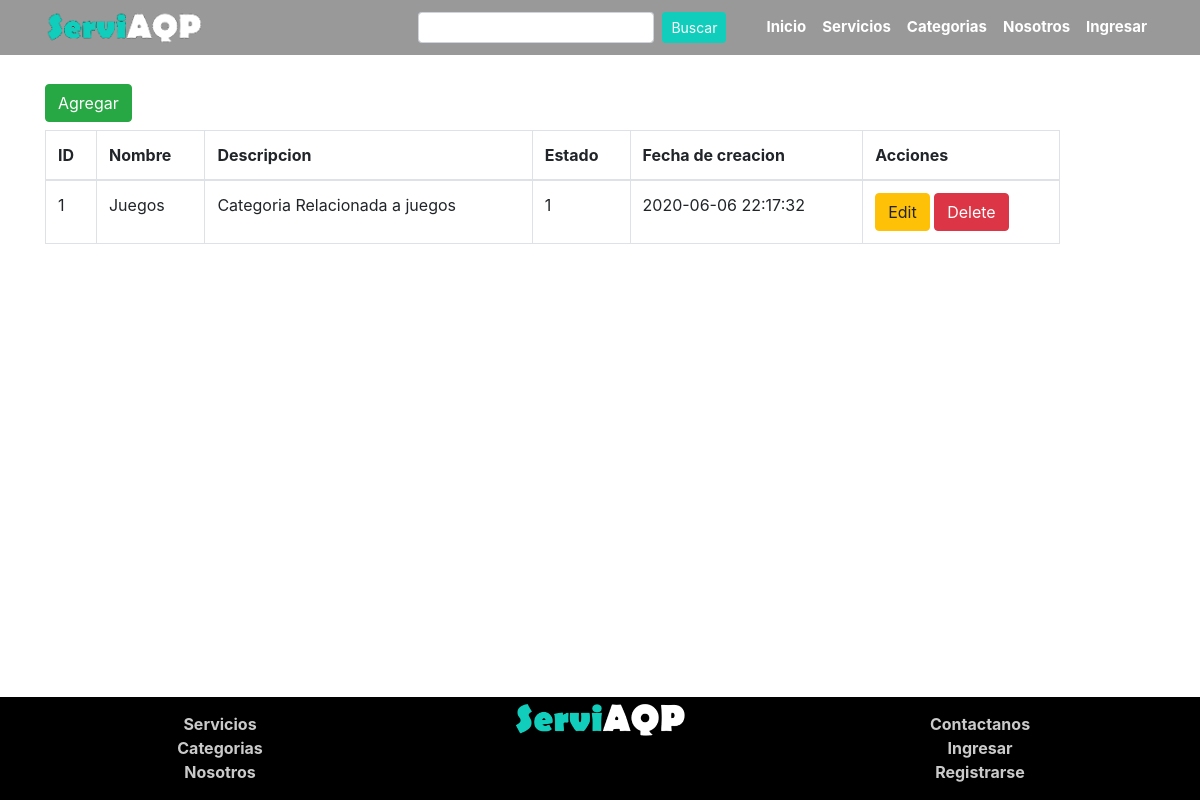
Page /Categorias/tabla.php on the committed database.
### tables this page shows
CREATE TABLE `categoria` (
  `CatId` int(11) NOT NULL,
  `CatNom` varchar(60) NOT NULL,
  `CatDes` text NOT NULL,
  `CatEstReg` int(1) NOT NULL DEFAULT 1,
  `CatFecCre` timestamp NOT NULL DEFAULT current_timestamp() ON UPDATE current_timestamp()
);

### Categorias/tabla.php (the view, shortened to what this page needs)
<?php
    include("../includes/data_base.php");
    include("../includes/header.php");
?>
<div class="section">
    <div class="container pt-4">
	<div class="row">
		<div class="col-md-2">
		<?php
			include("crud_categoria/add.php");
		?>
		</div>
		<div class="col-md-11 pt-2">
			<table class='table table-bordered'>
				<thead>
					<th>ID</th>
					<th>Nombre</th>
					<th>Descripcion</th>
					<th>Estado</th>
					<th>Fecha de creacion</th>
					<th>Acciones</th>
				</thead>
				<tbody>
				<?php
				$query = "SELECT * FROM CATEGORIA";
				$resultProduct= mysqli_query($conn, $query);
				while($row= mysqli_fetch_array($resultProduct)){
				?>
					<tr>
						<td><?php echo $row['CatId']?></td>
						<td><?php echo $row['CatNom']?></td>
						<td><?php echo $row['CatDes']?></td>
						<td><?php echo $row['CatEstReg']?></td>
						<td><?php echo $row['CatFecCre']?></td>
						<td>
							<a href="crud_categoria/edit.php?id=<?php echo $row['CatId']?>" class="btn btn-warning">
								Edit
							</a>
							<a href="crud_categoria/delete.php?id=<?php echo $row['CatId']?>" class="btn btn-danger">
								Delete
							</a>
						</td>
					</tr>
				<?php } ?>
				</tbody>
			</table
			>
		</div>
	</div>
</div>
</div>
<?php
    include("../includes/footer.php");
?>

### frontend/css/style.css (style rules this page uses)
:root { --color-principal:#11CDBB; --fondo-principal:white; --color-principal-hover: rgb(24, 170, 155); }
* { margin: 0; padding: 0; -webkit-box-sizing: border-box; -moz-box-sizing: border-box; box-sizing: border-box; }
html { position: relative; min-height: 100%; background-color: var(--fondo-principal); }
body { margin-bottom: 150px; background-color: var(--fondo-principal); }
div.section { background-color: var(--fondo-principal); margin-top: 60px; }
a { color: var(--color-principal); }

### rows in the picture
categoria: CatId "1", CatNom "Juegos", CatDes "Categoria Relacionada a juegos", CatEstReg "1", CatFecCre "2020-06-06 22:17:32"
